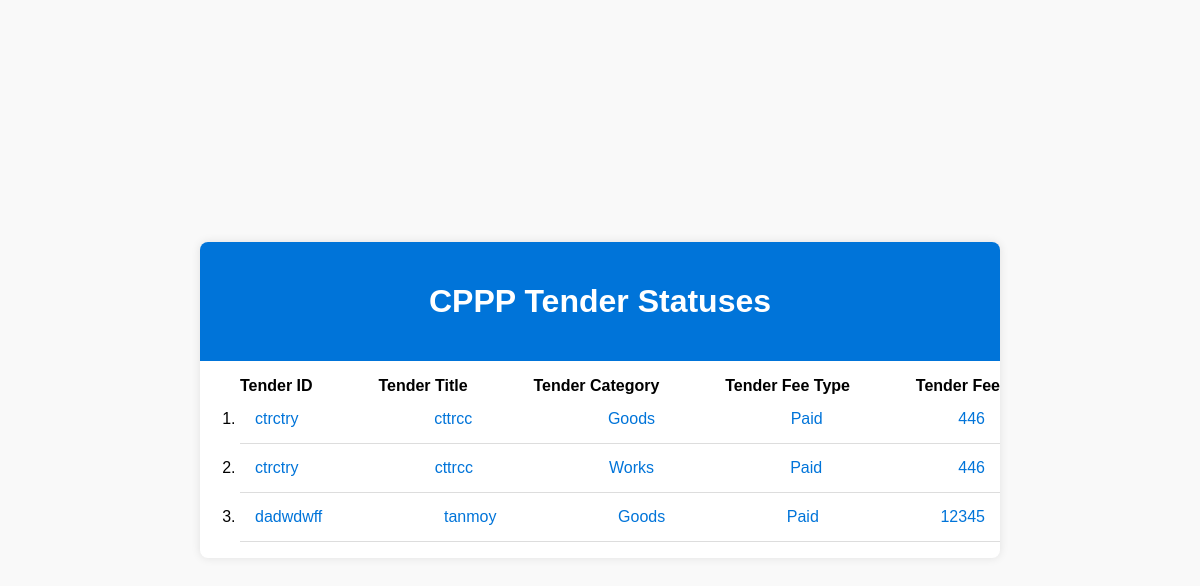
Screenshot of /adminMIS/cpppStatus.html (signed in) with the database file from the repository.
### MIS/models.py (models this page shows)
class Cppp(models.Model):
    tenderReferenceNumber = models.IntegerField()
    tenderID = models.CharField(max_length=50)
    tenderTitle = models.CharField(max_length=50)
    tenderCategory = models.CharField(max_length=50, choices=[('Goods', 'Goods'), ('Services', 'Services'), ('Works', 'Works')])
    tenderFeeType = models.CharField(max_length=50, choices=[('Paid', 'Paid'), ('Unpaid', 'Unpaid')])
    tenderFee = models.IntegerField()
    tenderValue = models.IntegerField()
    emdType = models.CharField(max_length=50, choices=[('Percentage', 'Percentage'), ('Fixed', 'Fixed')])
    emd = models.IntegerField()
    technicalBidOpeningDate = models.DateField()
    financialBidOpeningDate = models.DateField()
    l1BidderName = models.CharField(max_length=50)
    contractAwardDate = models.DateField()
    l1BidderEmd = models.CharField(max_length=50, choices=[('Paid', 'Paid'), ('Unpaid', 'Unpaid')])
    l1BidderEmdValue = models.IntegerField()
    l1BidderBg = models.CharField(max_length=50, choices=[('Paid', 'Paid'), ('Unpaid', 'Unpaid')])
    l1BidderBgValue = models.IntegerField()
    paymentOptions = models.CharField(max_length=50, choices=[('10%', '10%'), ('25%', '25%'), ('50%', '50%'), ('75%', '75%'), ('90%', '90%'), ('100%', '100%')])

### MIS/views.py (the view)
# urls.py: path('adminMIS/cpppStatus.html', views.cpppStatus, name='cpppStatus'),
@login_required(login_url='/')
def cpppStatus(request):
    cpppEntries = Cppp.objects.all()
    return render(request, 'MIS/procurement/cppp/cpppStatus.html', {'cpppEntries': cpppEntries})

### templates/MIS/procurement/cppp/cpppStatus.html (shortened to what this page needs)
{% load static %}
<!DOCTYPE html>
<html lang="en">
<head>
    <link rel="stylesheet" href="{% static 'MIS/status.css' %}">
</head>
<body>
<div class="container">
    <header>
        <h1>CPPP Tender Statuses</h1>
    </header>
    <ol>
        {% for entry in cpppEntries %}
            {% if entry.pk == 1 %}
                <div class="tender-info">
                    <span class="tender-heading">Tender ID</span>
                    <span class="tender-heading">Tender Title</span>
                    <span class="tender-heading">Tender Category</span>
                    <span class="tender-heading">Tender Fee Type</span>
                    <span class="tender-heading">Tender Fee</span>
                </div>
            {% endif %}
            <li>
                <a href="{% url 'cpppDetail' entry.pk %}">
                    <div class="tender-info">
                        <span class="tender-entry">{{ entry.tenderID }}</span>
                        <span class="tender-entry">{{ entry.tenderTitle }}</span>
                        <span class="tender-entry">{{ entry.tenderCategory }}</span>
                        <span class="tender-entry">{{ entry.tenderFeeType }}</span>
                        <span class="tender-entry">{{ entry.tenderFee }}</span>
                    </div>
                </a>
            </li>
        {% endfor %}
    </ol>
</div>
</body>
</html>

### static/MIS/status.css (style rules this page uses)
body { font-family: Arial, sans-serif; background-color: #f9f9f9; margin: 0; padding: 0; display: flex; justify-content: center; align-items: center; height: 100vh; }
.container { max-width: 800px; width: 90%; background-color: #fff; box-shadow: 0 0 10px rgba(0, 0, 0, 0.1); border-radius: 8px; overflow: hidden; }
header { background-color: #0074d9; color: #fff; padding: 20px; text-align: center; }
li { border-bottom: 1px solid #ddd; }
a { display: block; text-decoration: none; color: #0074d9; transition: background-color 0.3s ease, color 0.3s ease; padding: 15px; }
.tender-info { display: flex; justify-content: space-between; }
.tender-heading { font-weight: bold; }

### rows the page displays
Cppp: shows "Tender ID", tenderID "ctrctry", tenderTitle "cttrcc", tenderCategory "Goods", tenderFeeType "Paid", tenderFee "446"
Cppp: tenderID "ctrctry", tenderTitle "cttrcc", tenderCategory "Works", tenderFeeType "Paid", tenderFee "446"
Cppp: tenderID "dadwdwff", tenderTitle "tanmoy", tenderCategory "Goods", tenderFeeType "Paid", tenderFee "12345"
